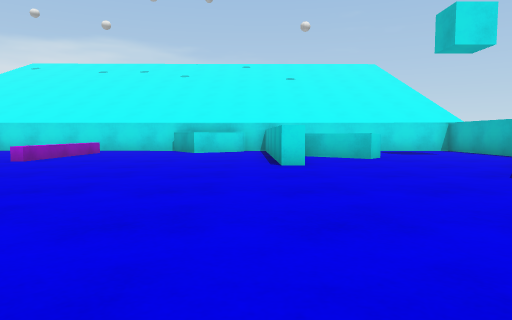
[1] (above)

20 first-person views from a walk through a 3-D level made in the Unity game engine. The camera is 0.55 m above the floor, tilts 4° down and sees 70° across. The floor is counted in squares, 1 m on a side. Each view is taken from the middle of a square. On the plan, view 1 faces up. The plan holds only what a view shows up to about 10 squares ahead; the rest is blank. The place goes on beyond the plan. The player is left out. Surface patterns are stand-ins for the level's own textures.

[2]
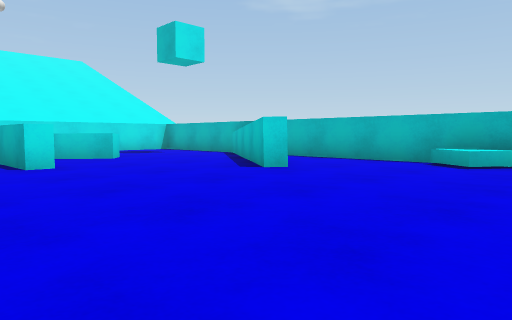

[3]
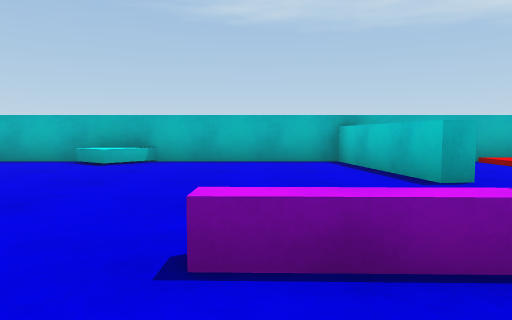

[4]
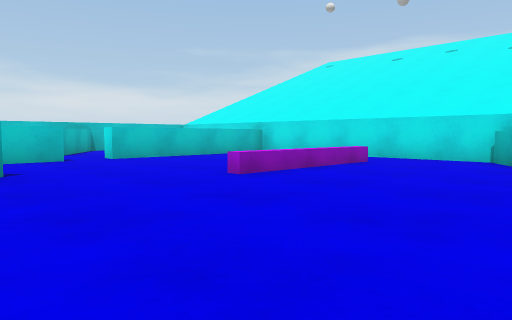

[5]
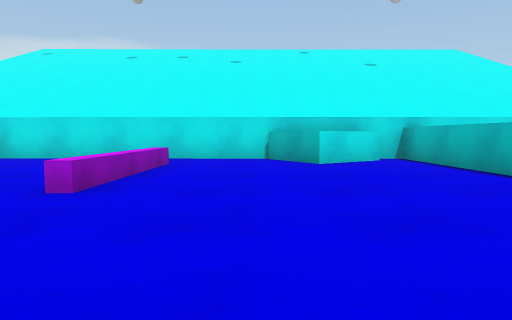

[6]
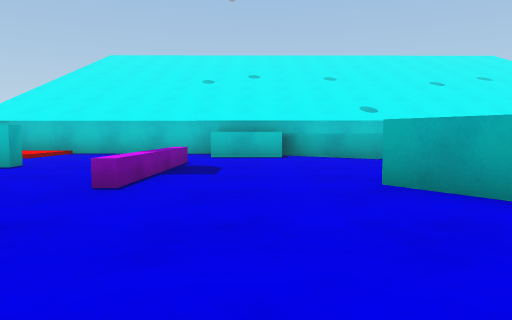

[7]
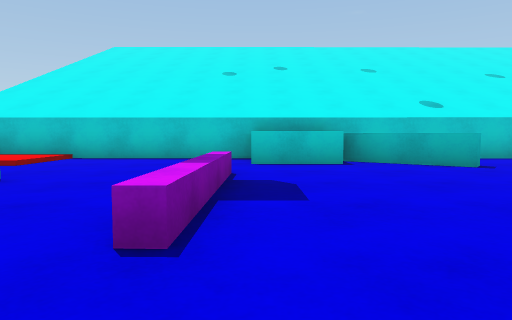

[8]
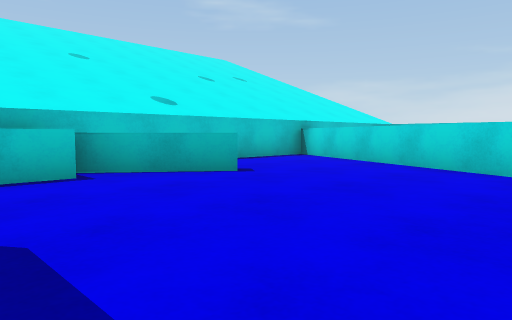

[9]
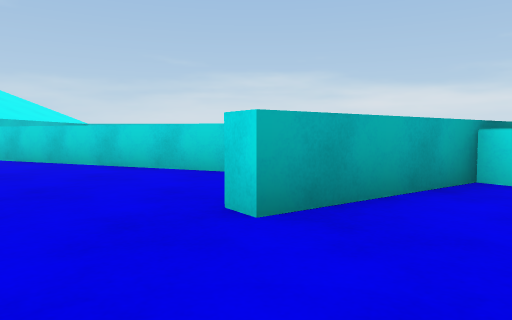

[10]
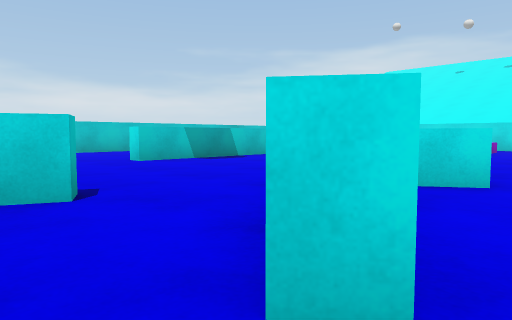

[11]
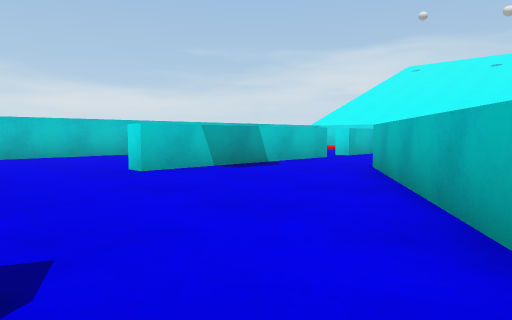

[12]
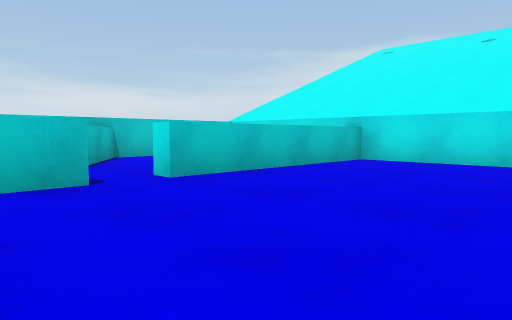

[13]
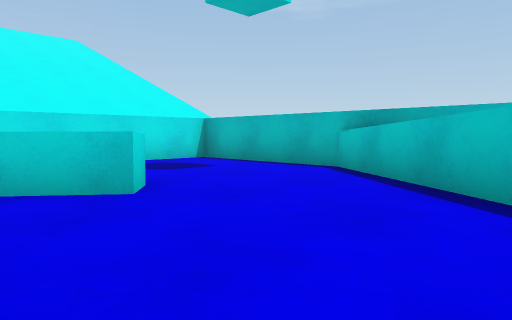

[14]
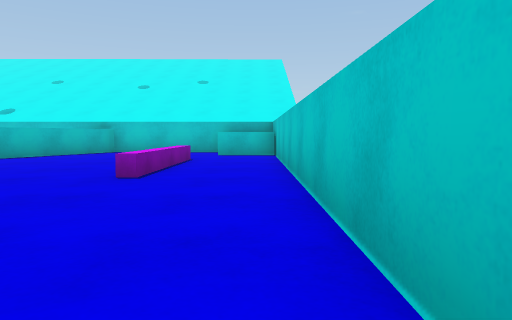

[15]
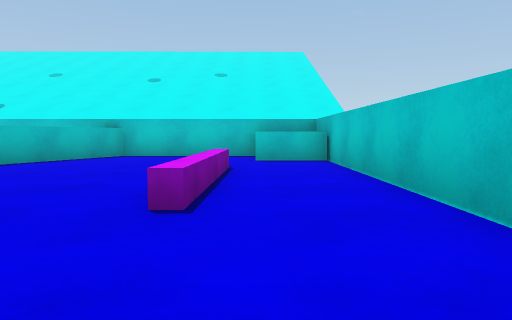

[16]
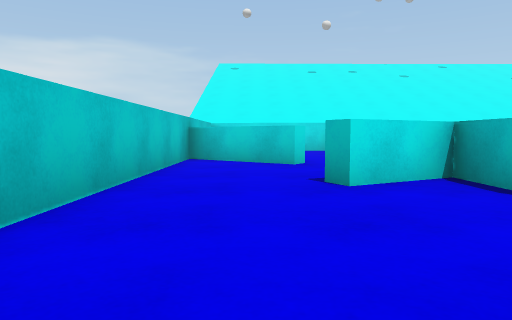

[17]
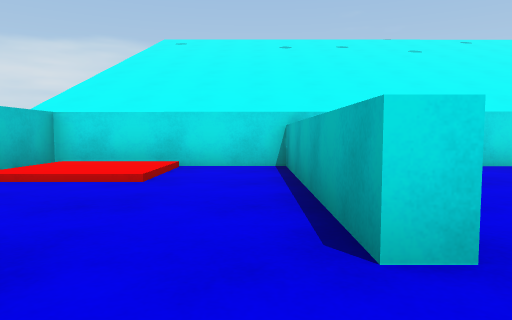

[18]
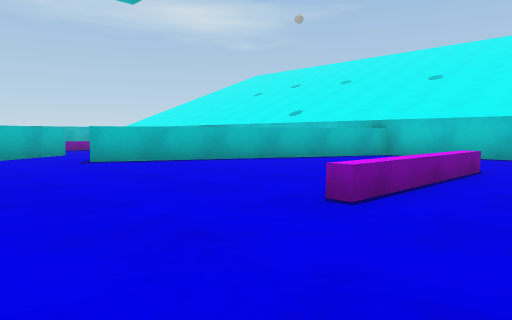

[19]
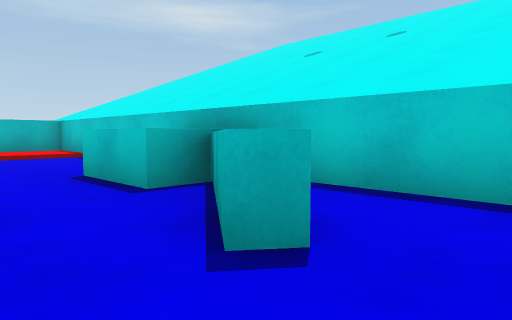

[20]
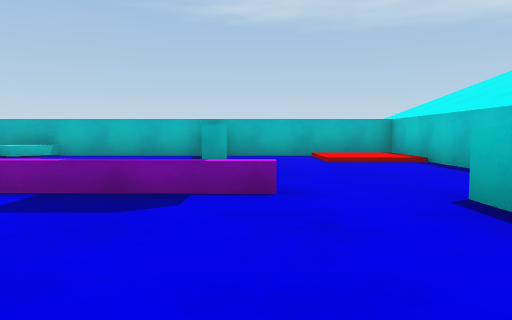

### Floor plan
Key: @ floor where view 1 was taken; # wall or solid block; x gap in a wall; . main floor; : floor 0.1 m higher than the main floor; / step, stairs or slope; = window, fence, low wall or low ledge; ^ raised ledge; B cyan block.
Columns run from 14 left of view 1 to 7 right of it. Each row starts with its distance up from view 1.
 13 ############  ##
 12 #//..#......BB.#######
 11 #::..#......B..#  ...#
 10 #//..#...^.....#  ...#
  9 #....#...=.....#^#...#
  8 ###..#...=.....#....^#
  7 #.#............#...#^#
  6 #....#.............#x#
  5 #...##.#..........##.#
  4 #..###.##............#
  3 #....#..##B..........#
  2 #....#...#BB........^#
  1 #.........#.........=#
  0 #.........##..@......#
 -1 #..=.....#.#...^.....#
 -2 #..=....##.....=.....#
 -3 #..^....#......=..####
 -4 #......##......=.....#
 -5 #......#..##.........#
 -6 #BB...##..#^#BB.../:/#
 -7 #BB...#....x^BB.../:/#
 -8    ###################

Where each view was taken, in squares from view 1:
view 1: 0 up, 0 right, facing up
view 2: 0 up, 1 left, facing up-right
view 3: 1 down, 1 left, facing right
view 4: 4 up, 1 left, facing up-left
view 5: 4 up, 3 left, facing up
view 6: 3 up, 1 left, facing down
view 7: 1 up, 0 right, facing down
view 8: 1 down, 0 right, facing down-left
view 9: 1 down, 0 right, facing left
view 10: 2 down, 2 left, facing up-left
view 11: 1 down, 4 left, facing up-left
view 12: 5 up, 5 left, facing up-left
view 13: 5 up, 1 right, facing up-right
view 14: 4 up, 13 left, facing down
view 15: 2 up, 12 left, facing down
view 16: 0 up, 12 left, facing up
view 17: 6 up, 10 left, facing up
view 18: 2 up, 13 left, facing down-right
view 19: 4 down, 5 left, facing down-right
view 20: 4 down, 3 left, facing right
